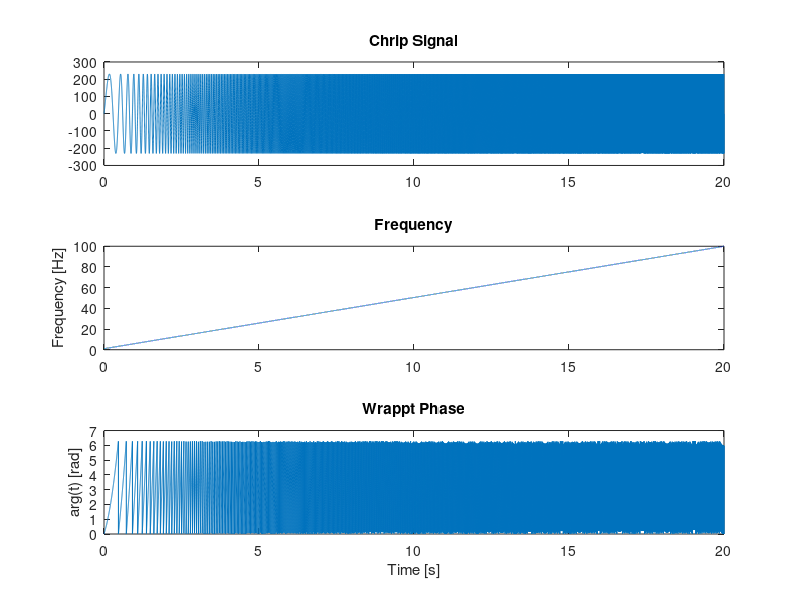
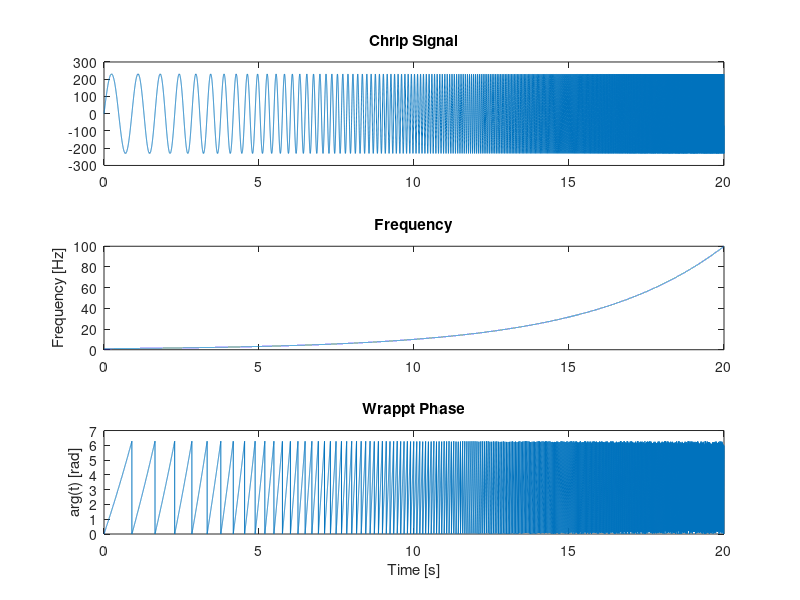
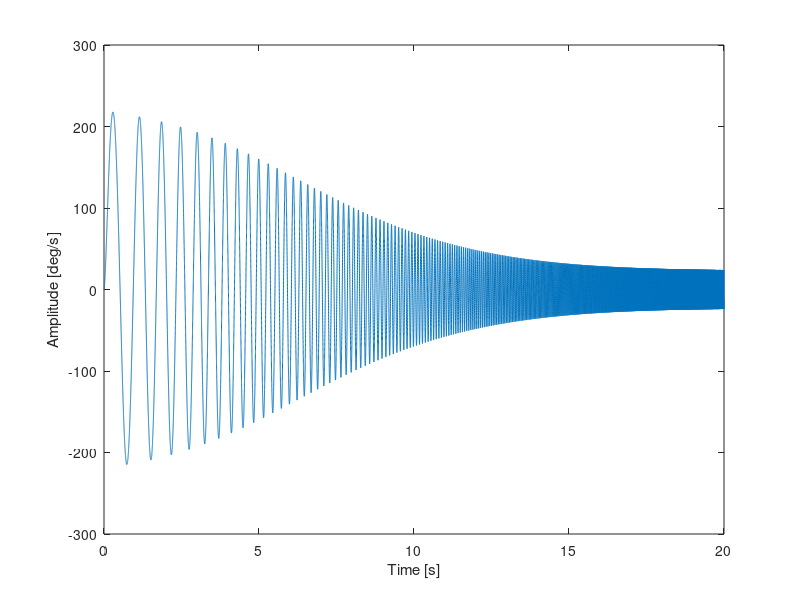

Write the MATLAB code that produced these figures, in order. (Note: this script raises an error after producing the figures.)
%% Chirp signal simulation for thesis figures
clear; clc; close all;

%% Parameters
f0 = 1;        % start frequency [Hz]
f1 = 100;      % end frequency [Hz]
T  = 20;       % duration [s]
fs = 2000;     % sampling frequency [Hz]
A = 230;

t = 0:1/fs:T;

%% Linear chirp
k = (f1 - f0)/ T;

fl = f0 + k * t;

argl = 2*pi*(f0*t+0.5*k*t.^2);

x_l = A*sin(argl);

argl_wrapped = mod(argl, 2*pi);

%% Plot linar chirp

figure(1)
subplot(311)
plot(t,x_l);

title('Chrip Signal');

subplot(312)
plot(t, fl);
title('Frequency');
ylabel('Frequency [Hz]')

subplot(313)
plot(t, argl_wrapped);
title('Wrappt Phase');
ylabel('arg(t) [rad]')
xlabel('Time [s]')


%% Exponential chirp (Betaflight style)
fe = f0 * (f1/f0).^(t/T);

arge = (2*pi*T*f0/log(f1/f0)) * ((f1/f0).^(t/T) - 1);

x_e = A*sin(arge);
arge_wrapped = mod(arge, 2*pi);

%% Plot exponential chirp

figure(2)
subplot(311)
plot(t,x_e);

title('Chrip Signal');

subplot(312)
plot(t, fe);
title('Frequency');
ylabel('Frequency [Hz]')

subplot(313)
plot(t, arge_wrapped);
title('Wrappt Phase');
ylabel('arg(t) [rad]')
xlabel('Time [s]')

%% Lag filter (Betaflight style)

wp = 2*pi*3;    % pole frequency [rad/s]
wz = 2*pi*30;   % zero frequency [rad/s]

s = tf('s');

H = (1 + s/wz) / (1 + s/wp);

Hd = c2d(H,1/fs,'tustin');   % discretize filter

%% Implementation of Lag filter on Chirp

x_e_f = lsim(Hd,x_e,t);   % filtered chirp

figure(3)
plot(t, x_e_f)
xlabel('Time [s]');
ylabel('Amplitude [deg/s]');

%% Transferfunction
% Relevant frequencies
 w2 = 13*2*pi();
 w1 = 16*2*pi();
 wt = 60*2*pi();
        
 % Transfer functions estimated
 G1 = 1 / (s/w1);
 G2 = 1 / (1 + (s/w2));
 Gt = exp(-s * (1/wt));     % dead time
 Gges = G1*G2*Gt;          % total transfer function

%% Disturbance

% Ideal output of the system
y_ideal = lsim(Gges, x_e_f, t);

% Disturbance / measurement noise
noise_std =400;                          
noise = noise_std * randn(size(y_ideal));   % gleiche Größe wie y_ideal

% Measured output
y_meas = y_ideal + noise;

%% Transfer function through spectral quantities + coherence
U = fft(x_e_f);
Y = fft(y_meas);

Suu = U .* conj(U);
Syu = Y .* conj(U);

G_spec = Syu ./ Suu;

N = length(U);
f = (0:N-1)*(fs/N);

idx = 2:floor(N/2);
idx = idx(f(idx) <= 600);

G_spec = frd(G_spec(idx), 2*pi*f(idx));

figure(5)
bode(Gges, G_spec)
grid on
legend('Real Plant', 'Measured')
xlim([1 600])

%% Apply Rotfiltfilt

fc_lp = 10;                  
[b,a] = butter(2, fc_lp/(fs/2));

y = y_meas(:) - mean(y_meas(:));   % Spaltenvektor
p = exp(1i * arge(:));             % Spaltenvektor

yR = y .* p;
yQ = y .* conj(p);

yR = filtfilt(b, a, yR);
yQ = filtfilt(b, a, yQ);

y_filt = real(0.5 * (yR .* conj(p) + yQ .* p));

Y = fft(y_filt);
Syu = Y .* conj(U);

G_filt = Syu ./ Suu;

G_filt = frd(G_filt(idx), 2*pi*f(idx));

% Transfer function estimation
u = x_e_f(:) - mean(x_e_f);
y = y_meas(:) - mean(y_meas);



figure(66)
subplot(2,1,1)
plot(t, y, t, y_ideal-mean(y_ideal), LineWidth=1.5);
title('Unfiltert Signal')
legend('Signal','Real Chirp');
xlim([0 10])


subplot(2,1,2)
plot(t, y_filt, t, y_ideal-mean(y_ideal), LineWidth=1);
title('Filtert Signal')
xlabel('Time [s]')
xlim([0 10])

figure(6)
bode(Gges, G_filt)
grid on
legend('Real Plant', 'Measured')
xlim([1 50])



%% Welch Transfer Function Estimation

% -------------------------------------------------------------------------
% Use ORIGINAL signals for transfer function estimation
% (without Rotfiltfilt processing)
% -------------------------------------------------------------------------

u = x_e_f(:)      - mean(x_e_f);
% y = y_ideal(:)    - mean(y_ideal);

% Uncomment for noisy measurement
y = y_meas(:) - mean(y_meas);

% -------------------------------------------------------------------------
% Welch Parameters
% -------------------------------------------------------------------------

Nseg      = 1024*4;
Noverlap  = round(Nseg * 0.9);
win       = hann(Nseg);

% -------------------------------------------------------------------------
% Transfer function and coherence estimation
% -------------------------------------------------------------------------

[G_welch, f] = tfestimate(u, y, win, Noverlap, Nseg, fs);
Coh_welch    = mscohere(u, y, win, Noverlap, Nseg, fs);

% -------------------------------------------------------------------------
% Frequency range for plotting
% -------------------------------------------------------------------------

idx = f > 0 & f <= 50;

% -------------------------------------------------------------------------
% Real plant frequency response
% -------------------------------------------------------------------------

Greal = squeeze(freqresp(Gges, 2*pi*f(idx)));

% Estimated frequency response
Gwelch = G_welch(idx);

% -------------------------------------------------------------------------
% Magnitude
% -------------------------------------------------------------------------

mag_real  = 20*log10(abs(Greal));
mag_welch = 20*log10(abs(Gwelch));

% -------------------------------------------------------------------------
% Phase
% -------------------------------------------------------------------------

phase_real  = angle(Greal)*180/pi;
phase_welch = angle(Gwelch)*180/pi;

% -------------------------------------------------------------------------
% Plot Layout
% -------------------------------------------------------------------------

pos_bode = [0.13, 0.58, 0.78, 0.32;
            0.13, 0.32, 0.78, 0.22;
            0.13, 0.10, 0.78, 0.16];

figure

% -------------------------------------------------------------------------
% Magnitude Plot
% -------------------------------------------------------------------------

ax(1) = subplot('Position', pos_bode(1,:));

semilogx(f(idx), mag_real, 'LineWidth', 1.5);
hold on
semilogx(f(idx), mag_welch, 'LineWidth', 1.5);

grid on

ylabel('Magnitude [dB]')
title('Bode Diagram')

legend('Real Plant', 'Welch Estimate', ...
       'Location', 'northeast')

% -------------------------------------------------------------------------
% Phase Plot
% -------------------------------------------------------------------------

ax(2) = subplot('Position', pos_bode(2,:));

semilogx(f(idx), phase_real, 'LineWidth', 1.5);
hold on
semilogx(f(idx), phase_welch, 'LineWidth', 1.5);

grid on

ylabel('Phase [deg]')

% -------------------------------------------------------------------------
% Coherence Plot
% -------------------------------------------------------------------------

ax(3) = subplot('Position', pos_bode(3,:));

semilogx(f(idx), Coh_welch(idx), 'LineWidth', 1.5);

grid on

ylabel('Coherence [-]')
xlabel('Frequency [Hz]')

ylim([0 1.05])

% -------------------------------------------------------------------------
% Axis Linking
% -------------------------------------------------------------------------

linkaxes(ax, 'x')

xlim([1 50])
